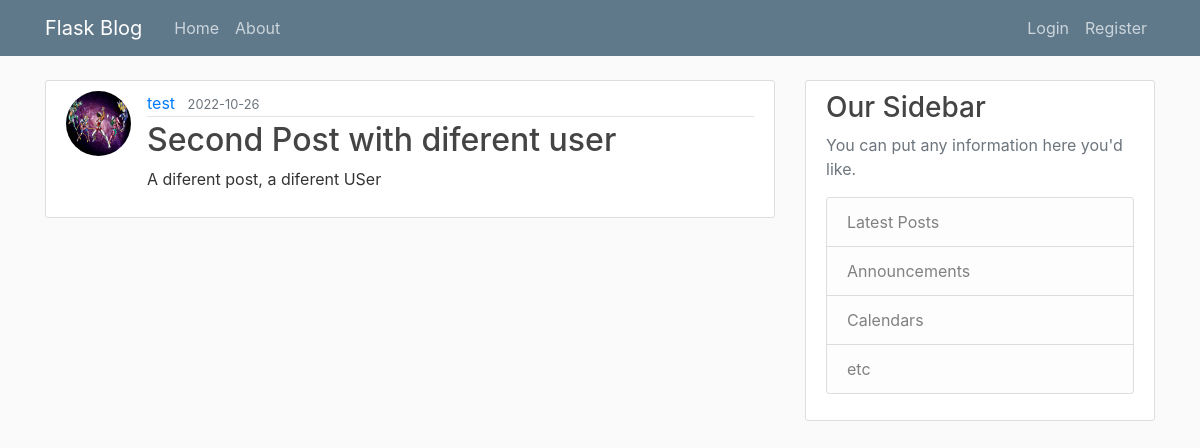
The page /post/2 on the database as committed earlier.
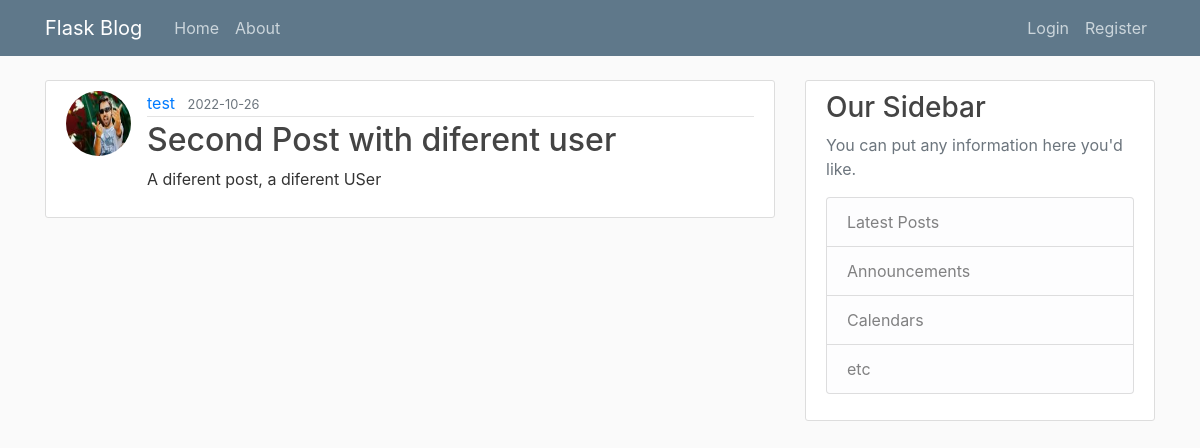
The same page on the database as committed later.
### flaskblog/models.py (models this page shows, shortened)
class User(db.Model, UserMixin):
    id = db.Column(db.Integer,primary_key=True)
    username = db.Column(db.String(20), unique=True, nullable=False)
    email = db.Column(db.String(120), unique=True, nullable=False)
    image_file = db.Column(db.String(20), nullable=False, default='default.jpg')
    password = db.Column(db.String(60), nullable=False)
    posts = db.relationship('Post', backref='author', lazy=True)

### flaskblog/posts/routes.py (the view)
@posts.route("/post/<int:post_id>", methods=['GET','POST'])
def post(post_id):
    post = Post.query.get_or_404(post_id)
    return render_template('post.html', title=post.title, post=post)

### flaskblog/templates/post.html (shortened to what this page needs)
{% extends "layout.html"%}
{% block content %}
    <article class="media content-section">
        <img class='rounded-circle article-img' src="{{ url_for('static', filename='profile_pics/' + post.author.image_file) }}">
        <div class="media-body">
        <div class="article-metadata">
            <a class="mr-2" href="{{ url_for('users.user_post', username=post.author.username) }}">{{ post.author.username }}</a>
            <small class="text-muted">{{ post.date_posted.strftime('%Y-%m-%d') }}</small>
        </div>
        <h2 class="article-title">{{ post.title }}</a></h2>
        <p class="article-content">{{ post.content }}</p>
        </div>
    </article>
{% endblock %}

Rows that differ between the two databases and show on the page:
changed User "test": image_file: picture added in place of a placeholder
